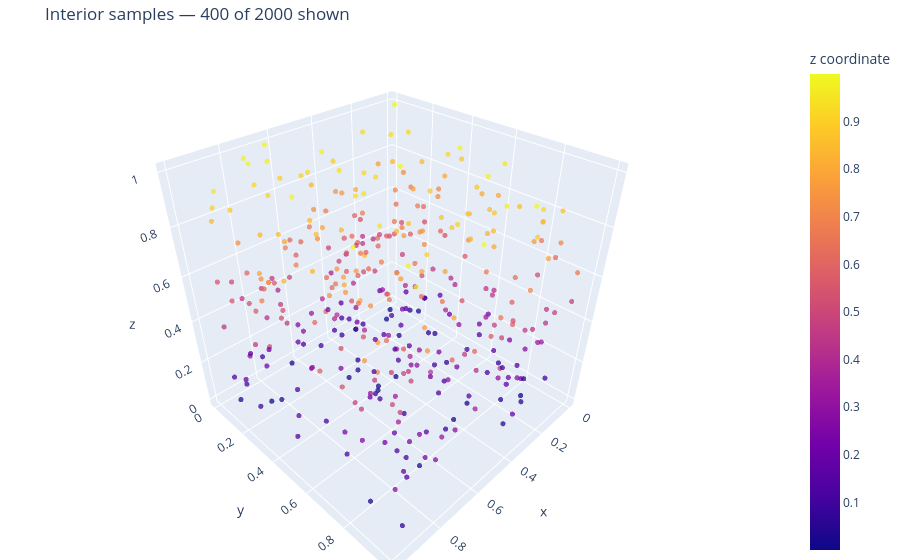

Notebook source saved alongside this figure:
### Markdown cell above
## 8. Interior Sampling

`sample_interior(n, rng=...)` draws $n$ uniform random points from the interior.
The optional `rng=` argument accepts a seed integer or a `np.random.Generator` for reproducibility.

The visualisation cell below also respects `VISUALIZATION_MODE`.

### Code cell
pts = unit_cube.sample_interior(2000, rng=np.random.default_rng(42))
print(f"shape : {pts.shape}   (expected (2000, 3))")
print(f"x range : [{pts[:,0].min():.4f}, {pts[:,0].max():.4f}]")
print(f"y range : [{pts[:,1].min():.4f}, {pts[:,1].max():.4f}]")
print(f"z range : [{pts[:,2].min():.4f}, {pts[:,2].max():.4f}]")

# Monte-Carlo estimate of ∫x·y·z dx over [0,1]^3 — exact value 0.125
mc_est = np.mean(pts[:, 0] * pts[:, 1] * pts[:, 2]) * unit_cube.volume
print(f"\nMonte-Carlo ∫x·y·z dx ≈ {mc_est:.6f}  (exact = 0.125000)")

sub = pts[:400]

if VISUALIZATION_MODE in {"static", "both"}:
    fig = plt.figure(figsize=(6, 5))
    ax = fig.add_subplot(111, projection="3d")
    sc = ax.scatter(
        sub[:, 0],
        sub[:, 1],
        sub[:, 2],
        c=sub[:, 2],
        cmap="plasma",
        s=8,
        alpha=0.7,
    )
    plt.colorbar(sc, ax=ax, label="z coordinate")
    ax.set_xlabel("x"); ax.set_ylabel("y"); ax.set_zlabel("z")
    ax.set_title("Interior samples — 400 of 2000 shown")
    plt.tight_layout()
    plt.show()
else:
    print(
        "Skipping static interior-sampling plot because VISUALIZATION_MODE='interactive'."
    )

if VISUALIZATION_MODE in {"interactive", "both"}:
    _show_interactive_point_cloud(
        sub,
        title="Interior samples — 400 of 2000 shown",
        colorscale="Plasma",
        marker_size=INTERACTIVE_MARKER_SIZE,
        opacity=0.75,
    )

### Figure 1 — Plotly figure (JSON) as saved in the notebook; plotly's stock layout.template omitted (floating-point values rounded to 4 significant figures; data arrays with more than 128 entries replaced by an {"elided": "..."} marker saying what was removed)
{"data": [{"marker": {"color": {"elided": "400 float values"}, "colorbar": {"title": {"text": "z coordinate"}}, "colorscale": [[0, "#0d0887"], [0.1111, "#46039f"], [0.2222, "#7201a8"], [0.3333, "#9c179e"], [0.4444, "#bd3786"], [0.5556, "#d8576b"], [0.6667, "#ed7953"], [0.7778, "#fb9f3a"], [0.8889, "#fdca26"], [1, "#f0f921"]], "opacity": 0.75, "size": 3}, "mode": "markers", "type": "scatter3d", "x": {"elided": "400 float values"}, "y": {"elided": "400 float values"}, "z": {"elided": "400 float values"}}], "layout": {"margin": {"b": 0, "l": 0, "r": 0, "t": 40}, "scene": {"aspectmode": "cube", "xaxis": {"title": {"text": "x"}}, "yaxis": {"title": {"text": "y"}}, "zaxis": {"title": {"text": "z"}}}, "title": {"text": "Interior samples — 400 of 2000 shown"}}}
